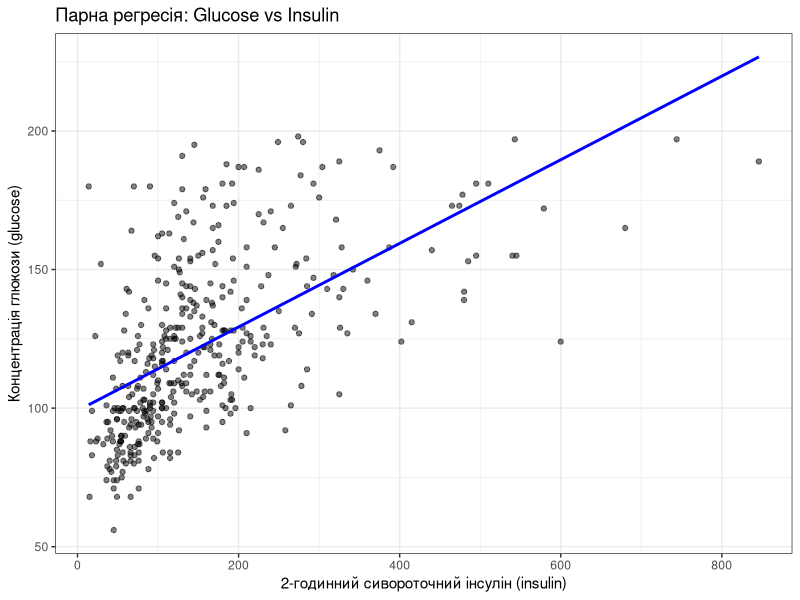

R code for this plot:
## ---- chunk 1
library(mlbench)
library(tidyverse)
library(knitr)
library(kableExtra)

data(PimaIndiansDiabetes)
diabetes_data <- as_tibble(PimaIndiansDiabetes)

df_clean <- diabetes_data %>%
  filter(glucose > 0 & insulin > 0)

print(paste("Початкова к-сть спостережень:", nrow(diabetes_data)))
print(paste("К-сть спостережень після очищення:", nrow(df_clean)))

df_clean %>%
  select(glucose, insulin) %>%
  summary() %>%
  kable(caption = "Описові статистики (glucose та insulin)") %>%
  kable_styling(bootstrap_options = c("striped", "hover", "condensed"))


model <- lm(glucose ~ insulin, data = df_clean)


summary(model)


ggplot(df_clean, aes(x = insulin, y = glucose)) +
  geom_point(alpha = 0.5) + 
  geom_smooth(method = "lm", col = "blue", se = FALSE) + 
  labs(title = "Парна регресія: Glucose vs Insulin",
       x = "2-годинний сивороточний інсулін (insulin)",
       y = "Концентрація глюкози (glucose)") +
  theme_bw()
